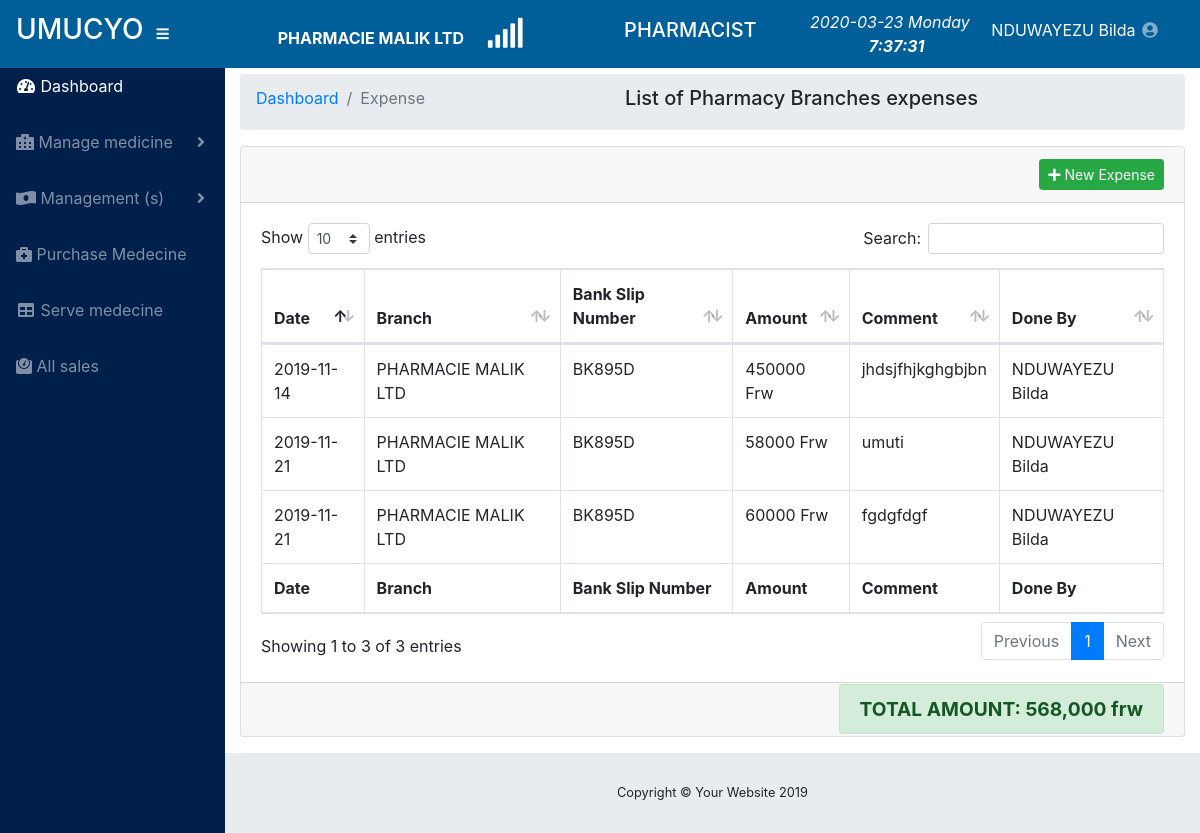
Page /expenses.php (signed in) on the committed database.
### tables this page shows
CREATE TABLE `phar_branch` (
  `branch_ID` int(11) NOT NULL,
  `branch_name` varchar(60) NOT NULL,
  `institution_code` varchar(45) NOT NULL,
  `branch_province` varchar(60) NOT NULL,
  `brannch_district` varchar(60) NOT NULL,
  `branch_region` varchar(60) NOT NULL,
  `inserted_user` varchar(60) NOT NULL,
  `inserted_date` date NOT NULL,
  `branch_status` enum('0','1') NOT NULL DEFAULT '0'
);

CREATE TABLE `user_role` (
  `role_id` int(11) NOT NULL,
  `role_name` varchar(45) NOT NULL,
  `institution_code` varchar(45) NOT NULL,
  `reg_date` date NOT NULL
);

CREATE TABLE `medical_expense` (
  `expense_ID` int(11) NOT NULL,
  `bank_number` varchar(45) NOT NULL,
  `expense_amount` float NOT NULL,
  `branch_id` int(11) NOT NULL,
  `institution_code` varchar(45) NOT NULL,
  `user_ids` int(11) NOT NULL,
  `approved_by` int(11) DEFAULT NULL,
  `Hidder` int(11) DEFAULT NULL,
  `expense_reason` varchar(500) NOT NULL,
  `expense_date` date NOT NULL,
  `Approved_date` date DEFAULT NULL,
  `Hidding_date` date DEFAULT NULL,
  `reg_time` time NOT NULL,
  `expense_status` enum('0','1','2','3') NOT NULL DEFAULT '0'
);

### expenses.php (the view, shortened to what this page needs)
<?php include('includes/head_tag.php'); ?>
<body id="page-top">
  <?php include('includes/menu.php'); ?>
    <div id="content-wrapper" >
      <div class="container-fluid">
        <ol class="breadcrumb">
          <li class="breadcrumb-item">
            <a href="home">Dashboard</a>
          </li>
          <li class="breadcrumb-item active">Expense</li>
          <li><h5 style="margin-left: 10em;">List of Pharmacy Branches expenses</h5></li>
        </ol>
        <div class="card mb-3">
          <div class="card-header">
            <?php  if($rows['new_expenses']== 1) { ?>
            <button type="button" class="btn btn-success btn-sm" data-toggle="modal" data-target="#myModal"style="float: right;">
              <i class="fas fa-plus"></i>
                 New Expense
            </button>
            <?php } ?>
            </div>
          <div class="card-body">
            <div class="table-responsive">
              <table class="table table-bordered" id="dataTable" width="100%" cellspacing="0">
                <thead>
                  <tr>
                    <th>Date</th>
                    <th>Branch</th>
                    <th>Bank Slip Number</th>
                    <th>Amount</th>
                    <th>Comment</th>
                    <th>Done By</th>
                  </tr>
                </thead>
                <tfoot>
                  <tr>
                    <th>Date</th>
                    <th>Branch</th>
                    <th>Bank Slip Number</th>
                    <th>Amount</th>
                    <th>Comment</th>
                    <th>Done By</th>
                  </tr>
                </tfoot>
                <tbody>
                <?php
              if(isset($_POST['find_report'])){
                  $_SESSION['br'] = $_POST['branch_ID'];
                  $date1 = $_POST['dateFrom'];
                 $date2 = $_POST['dateTo'];
                if($_SESSION['role_id'] == 3){
                  $sql = "SELECT * FROM `medical_expense`
                  INNER JOIN `phar_branch` ON medical_expense.branch_id = phar_branch.branch_ID
                  INNER JOIN `login` ON medical_expense.user_ids = login.user_id
                  WHERE medical_expense.institution_code = '$_SESSION[institution_code]'
                  AND medical_expense.branch_id = '$_SESSION[br]'
                  AND medical_expense.expense_date BETWEEN '$date1' AND '$date2'";
                  $query = $conn->query($sql);
                }else{
                  $sql = "SELECT * FROM `medical_expense`
                  INNER JOIN `phar_branch` ON medical_expense.branch_id = phar_branch.branch_ID
                  INNER JOIN `login` ON medical_expense.user_ids = login.user_id
                  WHERE medical_expense.branch_id = '$_SESSION[br]'
                  AND medical_expense.expense_date BETWEEN '$date1' AND '$date2'
                  AND medical_expense.institution_code = '$_SESSION[institution_code]'";
                  $query = $conn->query($sql);
                }
              }else{
                if($_SESSION['role_id'] == 3){
                  $sql = "SELECT * FROM `medical_expense`
                  INNER JOIN `phar_branch` ON medical_expense.branch_id = phar_branch.branch_ID
                  INNER JOIN `login` ON medical_expense.user_ids = login.user_id
                  WHERE medical_expense.institution_code = '$_SESSION[institution_code]'";
                  $query = $conn->query($sql);
                }else{
                  $sql = "SELECT * FROM `medical_expense`
                  INNER JOIN `phar_branch` ON medical_expense.branch_id = phar_branch.branch_ID
                  INNER JOIN `login` ON medical_expense.user_ids = login.user_id
                  WHERE medical_expense.branch_ID ='$_SESSION[branch]'
                  AND medical_expense.institution_code = '$_SESSION[institution_code]'";
                  $query = $conn->query($sql);
                }
              }
                $total_amount_ = 0;
                while($row = $query->fetch_assoc()){
                  $amount = $row['expense_amount'];
                  ?>
                 <tr>
                    <td><?php echo $row['expense_date']; ?></td>
                    <td><?php echo $row['branch_name']; ?></td>
                    <td><?php echo $row['bank_number']; ?></td>
                    <td><?php echo $row['expense_amount']." Frw"; ?></td>
                    <td><?php echo $row['expense_reason']; ?></td>
                    <td><?php echo $row['first_name']." ".$row['last_name']; ?></td>
                  </tr>
                  <?php
                  $total_amount_ = $total_amount_+$amount;
                } ?>
                </tbody>
              </table>
            </div>
          </div>
          <div class="card-footer small text-muted">
            <center>
              <strong style="font-size: 1.5em; float: right;">
                <span class="alert alert-success">TOTAL AMOUNT:
                  <?php echo number_format($total_amount_)." frw"; ?>
                </span>
              </strong>
            </center>
          </div>
        </div>
      </div>
      <footer class="sticky-footer">
        <div class="container my-auto">
          <div class="copyright text-center my-auto">
            <span>Copyright © Your Website 2019</span>
          </div>
        </div>
      </footer>
    </div>
  </div>
</body>
</html>

### includes/menu.php (shortened to what this page needs)
<?php
include('includes/config.php');
$sql_priv = "SELECT * FROM `user_privilegies` WHERE role_id ='$_SESSION[role_id]'";
$result = $conn->query($sql_priv);
$rows = $result->fetch_assoc();
$sql_role = "SELECT * FROM `user_role` WHERE role_id ='$_SESSION[role_id]'";
$result = $conn->query($sql_role);
$row_roleName = $result->fetch_assoc();
$role_name = $row_roleName['role_name'];
$sql = "SELECT * FROM `phar_branch` WHERE branch_ID = '$_SESSION[branch]'";
$result = $conn->query($sql);
$row = $result->fetch_object();
$branch_name = $row->branch_name;
?>
<nav class="navbar navbar-expand navbar-dark navbar-fixed-top fixed-top" style="background-color: #005f98; margin-bottom: auto;" >
    <a class="navbar-brand mr-1" href="home">
      <h3>UMUCYO</h3>
    </a>
    <button class="btn btn-link btn-sm text-white order-1 order-sm-0" id="sidebarToggle" href="#">
      <i class="fas fa-bars"></i>
    </button>
    <a  href="" id=""  aria-expanded="false">
          <span style="color: #FFF;margin-left:100px;"><b><?php echo $branch_name; ?></b>
            &nbsp;&nbsp;&nbsp;&nbsp;<i id="demo"></i></span>
        </a>
<h5 style="margin-left: 100px; color: #fff;"><?php echo $role_name; ?></h5>
    <div class="d-none d-md-inline-block form-inline ml-auto mr-0 mr-md-3 my-2 my-md-0">
    <ul class="navbar-nav ml-auto ml-md-0 my-2 my-md-0">
             <i class="" style="color: #FFF;">
        <?php echo date("Y-m-d")."  ". date("l"); ?>&nbsp;&nbsp;&nbsp;
      <strong><label id="timer"></label></strong>
      </i>
      <li class="nav-item dropdown no-arrow">
        <a class="nav-link dropdown-toggle" href="#" id="userDropdown" role="button" data-toggle="dropdown" aria-haspopup="true" aria-expanded="false">
          <span style="color: #FFF;"><?php echo $_SESSION['first_name']." ".$_SESSION['last_name']; ?></span>
          <i class="fas fa-user-circle fa-fw"></i>
        </a>
      </li>
    </ul>
  </div>
  </nav>
  <br><br>
<div id="wrapper" style="margin-top: 10px;" >
    <ul class="sidebar navbar-nav"style="background-color: #011f4b;">
      <li class="nav-item active">
        <a class="nav-link" href="home">
          <i class="fas fa-fw fa-tachometer-alt"></i>
          <span>Dashboard</span>
        </a>
      </li>
      <?php if($_SESSION['role_id']== 1){ ?>
      <li class="nav-item">
        <a class="nav-link" href="phar_institution">
        <i class="fas fa-fw fa-table"></i>
          <span>System Backup</span></a>
      </li>
      <li class="nav-item">
        <a class="nav-link" href="phar_institution">
        <i class="fas fa-fw fa-table"></i>
          <span>Pharmacy Institution</span></a>
      </li>
      <?php } if($rows['acc_privilegie']== 1 || $_SESSION['role_id']== 1){ ?>
      <li class="nav-item">
        <a class="nav-link" href="pharmacy_privilegie">
        <i class="fas fa-fw fa-table"></i>
          <span>Access Right</span></a>
      </li>
      <?php } if($rows['acc_medecine']== 1 || $_SESSION['role_id']== 1){ ?>
      <li class="nav-item dropdown">
        <a class="nav-link dropdown-toggle" href="#" id="pagesDropdown" role="button" data-toggle="dropdown" aria-haspopup="true" aria-expanded="false">
          <i class="fas fa-hospital-alt"></i>
          <span>Manage medicine</span>
        </a>
        </li>
      <?php } if($rows['acc_management']== 1 || $_SESSION['role_id']== 1){ ?>
          <li class="nav-item dropdown">
        <a class="nav-link dropdown-toggle" href="#" id="pagesDropdown" role="button" data-toggle="dropdown" aria-haspopup="true" aria-expanded="false">
          <i class="fas fa-money-bill-wave-alt"></i>
          <span>Management (s)</span>
        </a>
      </li>
      <?php  } if($rows['acc_purchased']== 1 || $_SESSION['role_id']== 1){ ?>
      <li class="nav-item">
        <a class="nav-link" href="medecine_purchase">
        <i class="fas fa-briefcase-medical"></i>
          <span>Purchase Medecine</span></a>
      </li>
      <?php } if($rows['acc_to_serve']== 1 || $_SESSION['role_id']== 1){ ?>
      <li class="nav-item">
        <a class="nav-link" href="medecine">
        <i class="fas fa-fw fa-table"></i>
          <span>Serve medecine</span></a>
      </li>
      <?php } if($rows['acc_branches']== 1 || $_SESSION['role_id']== 1){ ?>
      <?php } if($rows['acc_all_served']== 1 || $_SESSION['role_id']== 1){ ?>
      <li class="nav-item">
        <a class="nav-link" href="all_sales">
          <i class="fas fa-weight"></i>
          <span>All sales</span></a>
      </li>
      <?php } if($rows['acc_manager_report']== 1 || $_SESSION['role_id']== 1){ ?>
      <li class="nav-item">
        <a class="nav-link" href="financialreport">
          <i class="fas fa-file"></i>
          <span>Reporting</span></a>
      </li>
      <?php } if($rows['acc_pharmacy_user']== 1 || $_SESSION['role_id']== 1){ ?>
     <li class="nav-item">
        <a class="nav-link" href="pharmacy_users">
          <i class="fas fa-users"></i>
          <span>Staff</span>
        </a>
      </li>
      <?php } if($rows['acc_transaction']== 1 || $_SESSION['role_id']== 1){ ?>
      <li class="nav-item">
        <a class="nav-link" href="checkout">
          <i class="fas fa-users"></i>
          <span>TRANSACTION</span>
        </a>
      </li>
      <?php }  ?>
    </ul>

### rows in the picture
phar_branch: branch_name "PHARMACIE MALIK LTD"
user_role: role_name "PHARMACIST"
medical_expense: expense_date "2019-11-14", branch.branch_name "PHARMACIE MALIK LTD", bank_number "BK895D", expense_amount "450000", expense_reason "jhdsjfhjkghgbjbn", login.first_name "NDUWAYEZU", login.last_name "Bilda"
medical_expense: expense_date "2019-11-21", branch.branch_name "PHARMACIE MALIK LTD", bank_number "BK895D", expense_amount "58000", expense_reason "umuti", login.first_name "NDUWAYEZU", login.last_name "Bilda"
medical_expense: expense_date "2019-11-21", branch.branch_name "PHARMACIE MALIK LTD", bank_number "BK895D", expense_amount "60000", expense_reason "fgdgfdgf", login.first_name "NDUWAYEZU", login.last_name "Bilda"

### other values in the picture
$_SESSION['first_name'] "NDUWAYEZU"
$_SESSION['last_name'] "Bilda"
$total_amount_ "568,000"
